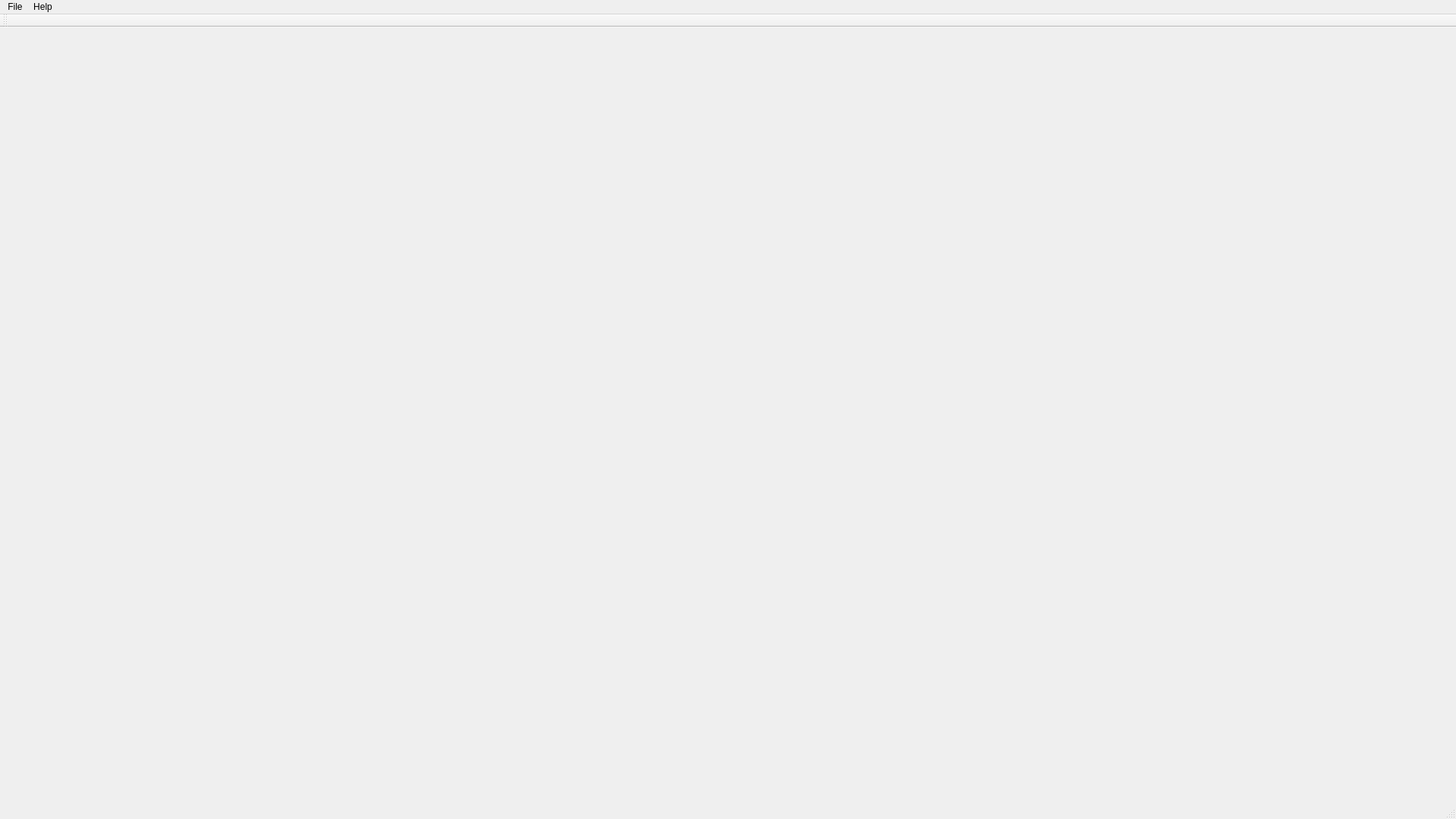
<?xml version="1.0" encoding="UTF-8"?>
<ui version="4.0">
 <class>MainWindow</class>
 <widget class="QMainWindow" name="MainWindow">
  <property name="geometry">
   <rect>
    <x>0</x>
    <y>0</y>
    <width>1920</width>
    <height>1080</height>
   </rect>
  </property>
  <property name="windowTitle">
   <string>MainWindow</string>
  </property>
  <widget class="QWidget" name="centralWidget">
   <layout class="QHBoxLayout" name="horizontalLayout">
    <item>
     <widget class="QWidget" name="widgetSelectSubspace" native="true">
      <layout class="QVBoxLayout" name="verticalLayout">
       <item>
        <widget class="QWidget" name="widgetRankRSquares" native="true"/>
       </item>
       <item>
        <widget class="QWidget" name="widgetLocalRSquare" native="true"/>
       </item>
       <item>
        <widget class="QWidget" name="widgetExploreModels" native="true"/>
       </item>
      </layout>
     </widget>
    </item>
    <item>
     <widget class="QWidget" name="widgetEvalLocalModels" native="true"/>
    </item>
    <item>
     <widget class="QWidget" name="widgetClusterLocalModels" native="true"/>
    </item>
   </layout>
  </widget>
  <widget class="QMenuBar" name="menuBar">
   <property name="geometry">
    <rect>
     <x>0</x>
     <y>0</y>
     <width>1920</width>
     <height>26</height>
    </rect>
   </property>
   <widget class="QMenu" name="menuFile">
    <property name="title">
     <string>File</string>
    </property>
    <addaction name="actionOpen"/>
    <addaction name="actionExit"/>
   </widget>
   <widget class="QMenu" name="menuHelp">
    <property name="title">
     <string>Help</string>
    </property>
    <addaction name="actionAbout"/>
   </widget>
   <addaction name="menuFile"/>
   <addaction name="menuHelp"/>
  </widget>
  <widget class="QToolBar" name="mainToolBar">
   <property name="enabled">
    <bool>false</bool>
   </property>
   <attribute name="toolBarArea">
    <enum>TopToolBarArea</enum>
   </attribute>
   <attribute name="toolBarBreak">
    <bool>false</bool>
   </attribute>
  </widget>
  <widget class="QStatusBar" name="statusBar"/>
  <action name="actionOpen">
   <property name="text">
    <string>Open</string>
   </property>
  </action>
  <action name="actionExit">
   <property name="text">
    <string>Exit</string>
   </property>
  </action>
  <action name="actionAbout">
   <property name="text">
    <string>About</string>
   </property>
  </action>
 </widget>
 <layoutdefault spacing="6" margin="11"/>
 <resources/>
 <connections/>
</ui>
